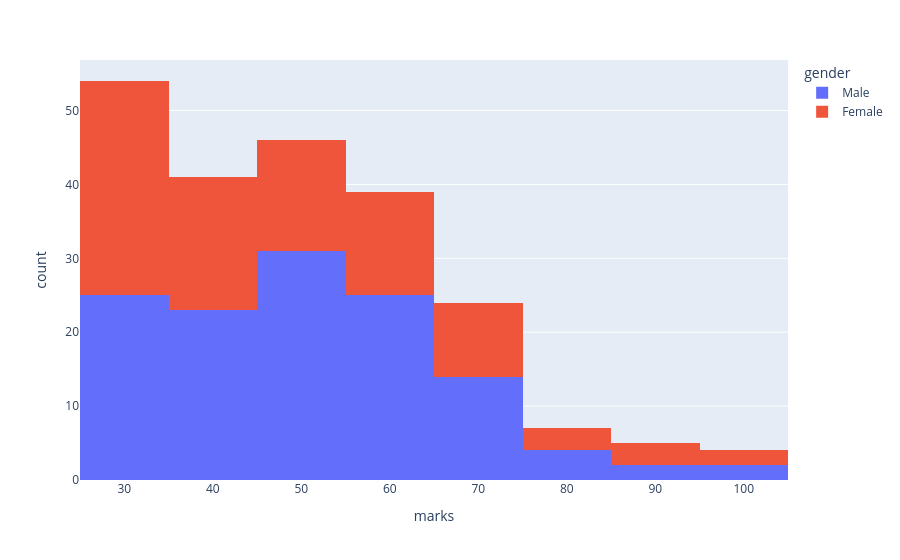

The cell this chart's notebook holds for it:
### Code cell
img = px.histogram(students, x='marks', nbins=10, color='gender')
img.show()
